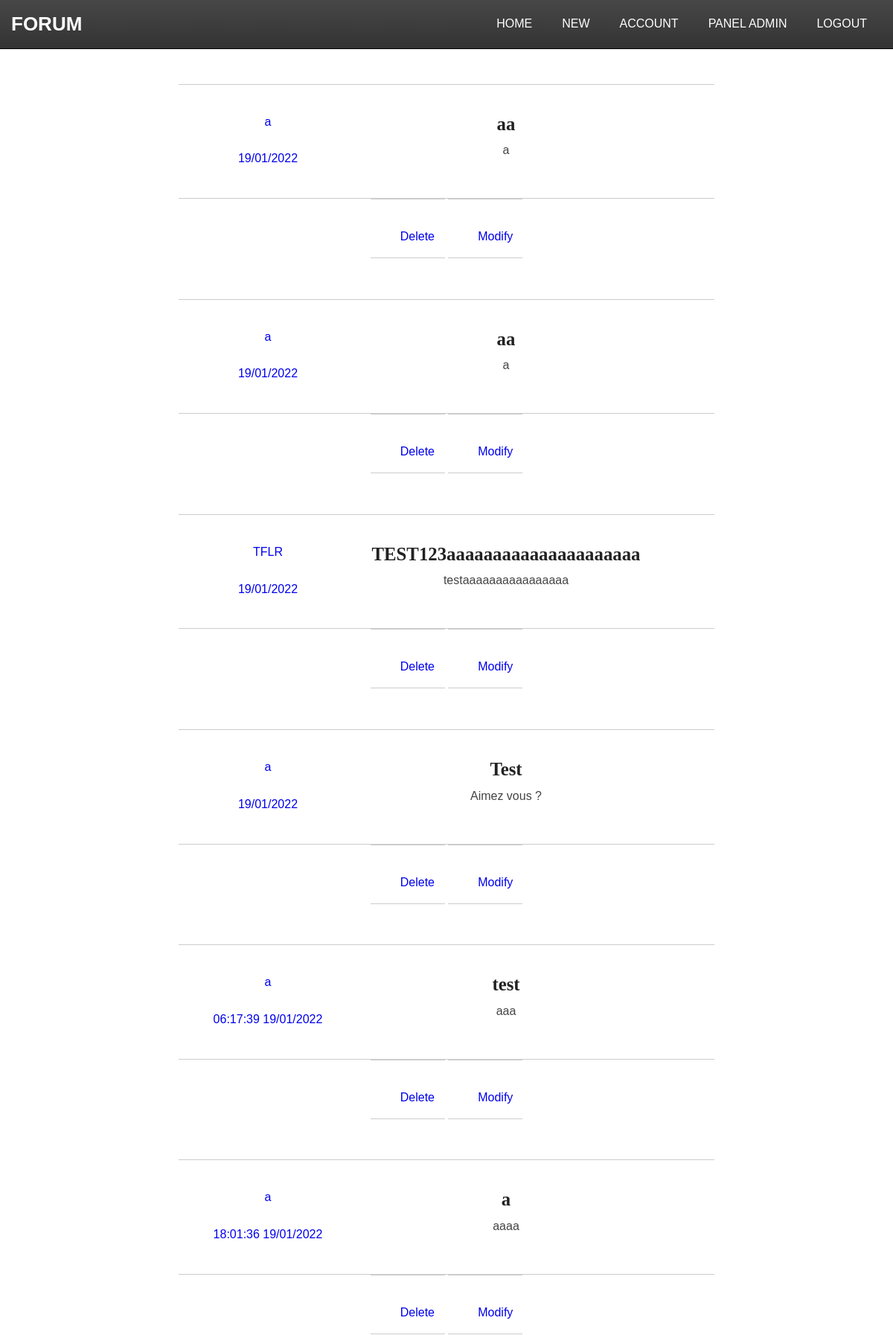
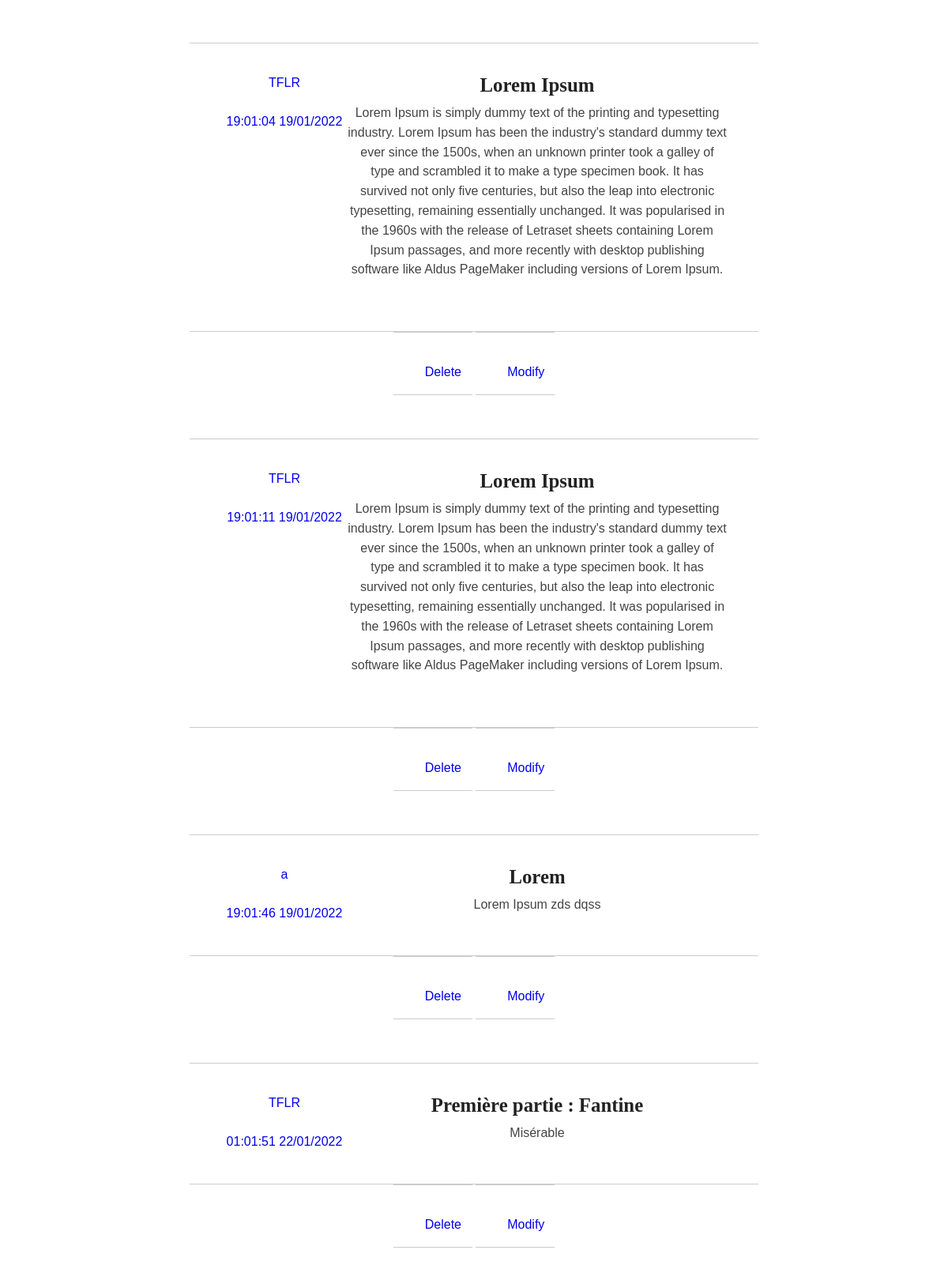
The page / (signed in, upper part) on the database its author committed (2 pictures, top to bottom).
### tables this page shows
CREATE TABLE `articles` (
  `id` int(11) NOT NULL,
  `title` text NOT NULL,
  `description` text NOT NULL,
  `content` text NOT NULL,
  `date` text NOT NULL,
  `author_id` int(11) NOT NULL,
  `author_username` varchar(255) NOT NULL
);

### actions/articles/allAuthorsPosts.php (called while the page is built)
<?php
require('actions/database.php');
$getAllAuthorsArticles = $bdd->prepare('SELECT id,title,description,content,date,author_username,author_id FROM articles');
$getAllAuthorsArticles->execute();

### index.php (the view, shortened to what this page needs)
<?php
    require('actions/articles/allAuthorsPosts.php');
?>
<!DOCTYPE html>
<html lang="en">
<head>
    <link rel="stylesheet" href="./assets/navbar.css">
    <link rel="stylesheet" href="./assets/card.css">
</head>
<?php include 'includes/head.php'; ?>
<body>
<?php include 'includes/navbar.php'; ?>
<?php
        while($articles = $getAllAuthorsArticles->fetch()){
            ?>
  <section id="postIndex" class="widthWrapper">
    <article>
    <div class="container">
      <a href="view.php?id=<?= $articles['id']; ?>">
        <h2><?=$articles['title'];?></h2>
        <p><?=$articles['description'];?></p>
        <span class="subtle"><?=$articles['author_username'];?></span>
        <br> </br>
        <span class="subtle"><?=$articles['date'];?></span>
        <?php
      if(($_SESSION['id'] == $articles['author_id']) OR $_SESSION['admin'] == 2){
        ?>
        <a href="actions/articles/deletePostAction.php?id=<?= $articles['id']; ?>" class = "button">Delete</a>
        <a href="editposts.php?id=<?= $articles['id']; ?>" class = "button">Modify</a>
        <?php
    }
    ?>
      </a>
      </div>
    </article>
  </section>
            <?php
        }
    ?>
</body>
</html>

### assets/navbar.css (style rules this page uses)
* { margin: 0; padding: 0; box-sizing: border-box; }
body { font-family: "Open Sans", sans-serif; font-size: 14px; font-weight: 400; line-height: 20px; }
.container { width: 100%; max-width: 1440px; margin: 0 auto; padding: 0 15px; }

### assets/card.css (style rules this page uses)
html, body, div, article, section, header, h1, h2, h3, h4, h5, h6, ul, li, ol, p, img { margin: 0; padding: 0; }
body { line-height: 1.55; font-size: 100%; font-weight: 400; font-family: helvetica, arial, sans-serif; }
h1, h2, h3, h4, h5, h6 { font-family: "Roboto Slab", serif; font-weight: 700; line-height: 1.2; }
h2 { font-size: 1.55em; padding-bottom: 0.35em; }
a { text-decoration: none; font-weight: bold; font-weight: 400; }
.widthWrapper { max-width: 750px; margin: 0 auto; }
#postIndex { margin: 3em auto; }
article { margin-top: -0.063em; }
article a { display: block; padding: 2.374em 2.5em 2.5em 2.5em; overflow: hidden; border-top: 0.063em solid #ccc; border-bottom: 0.063em solid #ccc; }
article a h2 { color: #222; float: right; width: 75%; }
article a p { color: #444; float: right; width: 75%; }

### index.php (style rules this page uses)
html, body, div, article, section, header, h1, h2, h3, h4, h5, h6, ul, li, ol, p, img { margin: 0; padding: 0; }
body { line-height: 1.55; font-size: 100%; font-weight: 400; font-family: helvetica, arial, sans-serif; }
h1, h2, h3, h4, h5, h6 { font-family: "Roboto Slab", serif; font-weight: 700; line-height: 1.2; }
h2 { font-size: 1.55em; padding-bottom: 0.35em; }
a { text-decoration: none; font-weight: bold; font-weight: 400; }
.widthWrapper { max-width: 750px; margin: 0 auto; }
#postIndex { margin: 3em auto; }
article { margin-top: -0.063em; }
article a { display: block; padding: 2.374em 2.5em 2.5em 2.5em; overflow: hidden; border-top: 0.063em solid #ccc; border-bottom: 0.063em solid #ccc; }
article a h2 { color: #222; float: right; width: 75%; }
article a p { color: #444; float: right; width: 75%; }
a.button { display:inline-block; height: 20px; width: 100px; }
.container { text-align: center; }

### rows shown on the page
articles: title "aa", description "a", author_username "a", date "19/01/2022"
articles: title "aa", description "a", author_username "a", date "19/01/2022"
articles: title "TEST123aaaaaaaaaaaaaaaaaaaaa", description "testaaaaaaaaaaaaaaaa", author_username "TFLR", date "19/01/2022"
articles: title "Test", description "Aimez vous ?", author_username "a", date "19/01/2022"
articles: title "test", description "aaa", author_username "a", date "06:17:39 19/01/2022"
articles: title "a", description "aaaa", author_username "a", date "18:01:36 19/01/2022"
articles: title "Lorem Ipsum", description "Lorem Ipsum is simply dummy text of the printing and typesetting industry. Lorem Ipsum has been the industry's standard dummy text ever since the 1500s, when an unknown printer took a galley of type and scrambled it to make a type specimen book. It has survived not only five centuries, but also the leap into electronic typesetting, remaining essentially unchanged. It was popularised in the 1960s with the release of Letraset sheets containing Lorem Ipsum passages, and more recently with desktop publishing software like Aldus PageMaker including versions of Lorem Ipsum.", author_username "TFLR", date "19:01:04 19/01/2022"
articles: title "Lorem Ipsum", description "Lorem Ipsum is simply dummy text of the printing and typesetting industry. Lorem Ipsum has been the industry's standard dummy text ever since the 1500s, when an unknown printer took a galley of type and scrambled it to make a type specimen book. It has survived not only five centuries, but also the leap into electronic typesetting, remaining essentially unchanged. It was popularised in the 1960s with the release of Letraset sheets containing Lorem Ipsum passages, and more recently with desktop publishing software like Aldus PageMaker including versions of Lorem Ipsum.", author_username "TFLR", date "19:01:11 19/01/2022"
articles: title "Lorem", description "Lorem Ipsum zds dqss", author_username "a", date "19:01:46 19/01/2022"
articles: title "Première partie : Fantine", description "Misérable", author_username "TFLR", date "01:01:51 22/01/2022"
